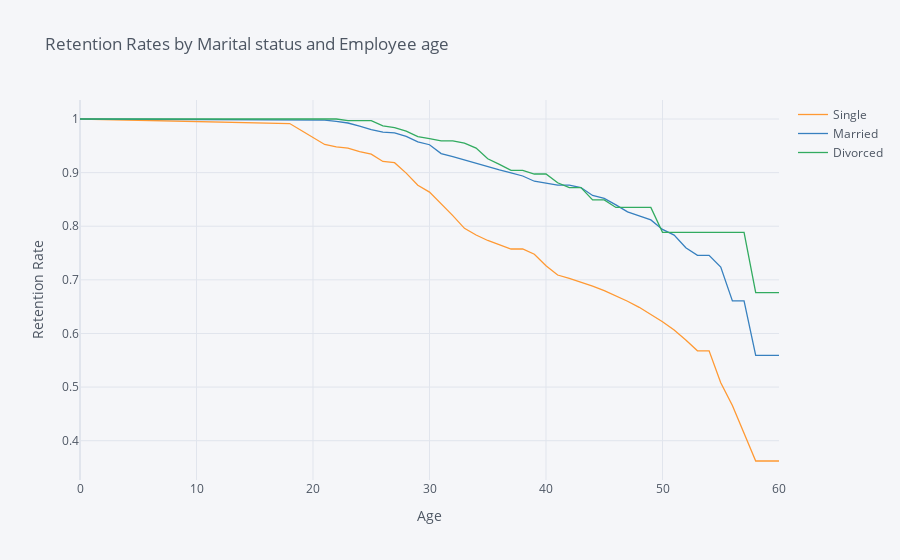

The cell this chart's notebook holds for it:
### Markdown cell above
## 5. Let's also look at the marital status curves by employee age. Generate and plot the survival curves showing retention rates by marital status and age.

### Code cell
rates = survival(data, 'MaritalStatus', 'Age', 'Attrition')

rates.iplot(kind='line', xTitle='Age', yTitle='Retention Rate',
            title='Retention Rates by Marital status and Employee age')

### Figure 1 — Plotly figure (JSON) as saved in the notebook; plotly's stock layout.template omitted (floating-point values rounded to 4 significant figures)
{"data": [{"line": {"color": "rgba(255, 153, 51, 1.0)", "dash": "solid", "shape": "linear", "width": 1.3}, "mode": "lines", "name": "Single", "text": "", "type": "scatter", "x": [0, 18, 19, 20, 21, 22, 23, 24, 25, 26, 27, 28, 29, 30, 31, 32, 33, 34, 35, 36, 37, 38, 39, 40, 41, 42, 43, 44, 45, 46, 47, 48, 49, 50, 51, 52, 53, 54, 55, 56, 57, 58, 59, 60], "y": [1, 0.9915, 0.9786, 0.9657, 0.9525, 0.9481, 0.9459, 0.9391, 0.9346, 0.9208, 0.9185, 0.899, 0.8765, 0.8636, 0.8421, 0.8198, 0.7961, 0.7837, 0.7734, 0.7659, 0.7575, 0.7575, 0.7477, 0.7263, 0.709, 0.7027, 0.6957, 0.6882, 0.6799, 0.6705, 0.6601, 0.6488, 0.636, 0.6219, 0.6064, 0.588, 0.5677, 0.5677, 0.508, 0.4656, 0.4139, 0.3622, 0.3622, 0.3622]}, {"line": {"color": "rgba(55, 128, 191, 1.0)", "dash": "solid", "shape": "linear", "width": 1.3}, "mode": "lines", "name": "Married", "text": "", "type": "scatter", "x": [0, 18, 19, 20, 21, 22, 23, 24, 25, 26, 27, 28, 29, 30, 31, 32, 33, 34, 35, 36, 37, 38, 39, 40, 41, 42, 43, 44, 45, 46, 47, 48, 49, 50, 51, 52, 53, 54, 55, 56, 57, 58, 59, 60], "y": [1, 0.9978, 0.9978, 0.9978, 0.9978, 0.9955, 0.9925, 0.9865, 0.9804, 0.9757, 0.9741, 0.9675, 0.9573, 0.952, 0.9355, 0.9297, 0.9235, 0.9171, 0.9103, 0.9052, 0.8996, 0.8937, 0.884, 0.8805, 0.8766, 0.8766, 0.8721, 0.8574, 0.8521, 0.8399, 0.8267, 0.8195, 0.8118, 0.7941, 0.7835, 0.7598, 0.7457, 0.7457, 0.7238, 0.6608, 0.6608, 0.5592, 0.5592, 0.5592]}, {"line": {"color": "rgba(50, 171, 96, 1.0)", "dash": "solid", "shape": "linear", "width": 1.3}, "mode": "lines", "name": "Divorced", "text": "", "type": "scatter", "x": [0, 18, 19, 20, 21, 22, 23, 24, 25, 26, 27, 28, 29, 30, 31, 32, 33, 34, 35, 36, 37, 38, 39, 40, 41, 42, 43, 44, 45, 46, 47, 48, 49, 50, 51, 52, 53, 54, 55, 56, 57, 58, 59, 60], "y": [1, 1, 1, 1, 1, 1, 0.9969, 0.9969, 0.9969, 0.9873, 0.9841, 0.9774, 0.967, 0.9633, 0.9594, 0.9594, 0.955, 0.9458, 0.9258, 0.9153, 0.9041, 0.9041, 0.8974, 0.8974, 0.8811, 0.8719, 0.8719, 0.849, 0.849, 0.8351, 0.8351, 0.8351, 0.8351, 0.7887, 0.7887, 0.7887, 0.7887, 0.7887, 0.7887, 0.7887, 0.7887, 0.676, 0.676, 0.676]}], "layout": {"legend": {"bgcolor": "#F5F6F9", "font": {"color": "#4D5663"}}, "paper_bgcolor": "#F5F6F9", "plot_bgcolor": "#F5F6F9", "title": {"font": {"color": "#4D5663"}, "text": "Retention Rates by Marital status and Employee age"}, "xaxis": {"gridcolor": "#E1E5ED", "showgrid": true, "tickfont": {"color": "#4D5663"}, "title": {"font": {"color": "#4D5663"}, "text": "Age"}, "zerolinecolor": "#E1E5ED"}, "yaxis": {"gridcolor": "#E1E5ED", "showgrid": true, "tickfont": {"color": "#4D5663"}, "title": {"font": {"color": "#4D5663"}, "text": "Retention Rate"}, "zerolinecolor": "#E1E5ED"}}}
